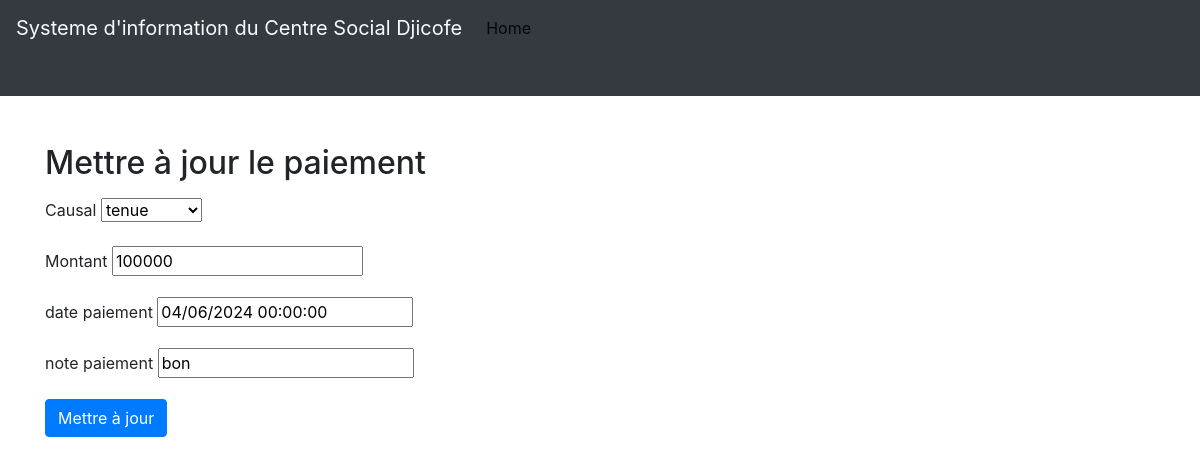
Page /homepage/payment/5/update/ on the committed database.
### scuelo/models.py (models this page shows)
class Paiement(models.Model):
    causal = models.CharField(max_length=34, choices=CAUSUAL)
    montant = models.PositiveBigIntegerField()
    date_paiement = models.DateTimeField()
    note_paiement = models.CharField(max_length=200, blank=True)
    eleve_payment = models.ForeignKey(Eleve, on_delete=models.CASCADE,  default=1 )
    class Meta:
        verbose_name = 'Paiement'
        verbose_name_plural = 'Paiements'

### scuelo/views.py (the view)
# urls.py: path('payment/<int:pk>/update/', PaymentUpdateView.as_view(), name='update_payment'),
class PaymentUpdateView(UpdateView):
    model = Paiement
    fields = ['causal', 'montant', 'date_paiement', 'note_paiement']  # Specify the fields you want to update
    template_name = 'scuelo/paiement_update.html'  # Add your template name here
    success_url = reverse_lazy('homepage/student_detail')  # Specify the URL to redirect to after updatingeleve = get_object_or_404(Eleve, pk=eleve_id)
    def get_context_data(self, **kwargs):
        context = super().get_context_data(**kwargs)
        paiement = self.get_object()
        context['eleve'] = paiement.eleve_payment
        return context

### scuelo/templates/scuelo/paiement_update.html (shortened to what this page needs)
{% extends 'layout.html' %}
{% block header %}
<nav class="navbar navbar-expand-lg navbar-light bg-dark pb-5 mb-5 mt-9">
  <a class="navbar-brand text-light" href="{% url 'home' %}">Systeme d'information du Centre Social Djicofe</a>
  <div class="collapse navbar-collapse" id="navbarNav">
      <ul class="navbar-nav">
          <li class="nav-item active">
              <a class="nav-link" href="{% url 'home' %}">Home <span class="sr-only">(current)</span></a>
          </li>
      </ul>
  </div>
</nav>
{% endblock header %}
{% block content %}
<div class="container">
  <h2 class="mt-5 mb-3">Mettre à jour le paiement</h2>
  <form method="post" class="needs-validation" novalidate>
    <div class="mb-3">
      <label for="causal" class="form-label">Causal</label>
      {{ form.causal }}
    </div>
    <div class="mb-3">
      <label for="montant" class="form-label">Montant</label>
      {{ form.montant }}
    </div>
    <div class="mb-3">
        <label for="date_paiement" class="form-label" type='date'>date paiement</label>
        {{ form.date_paiement }}
      </div>
      <div class="mb-3">
        <label for="note_paiement" class="form-label">note paiement</label>
        {{ form.note_paiement }}
      </div>
    <button type="submit" class="btn btn-primary">Mettre à jour</button>
  </form>
</div>
{% endblock %}

### rows in the picture
Paiement: causal "tenue", montant "100000", date_paiement "04/06/2024 00:00:00", note_paiement "bon"
